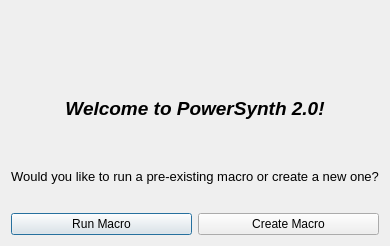
<?xml version="1.0" encoding="UTF-8"?>
<ui version="4.0">
 <class>Dialog</class>
 <widget class="QDialog" name="Dialog">
  <property name="geometry">
   <rect>
    <x>0</x>
    <y>0</y>
    <width>388</width>
    <height>246</height>
   </rect>
  </property>
  <property name="windowTitle">
   <string>PowerSynth</string>
  </property>
  <layout class="QVBoxLayout" name="verticalLayout">
   <item>
    <widget class="QLabel" name="label_2">
     <property name="text">
      <string/>
     </property>
     <property name="pixmap">
      <pixmap resource="image.qrc">:/newPrefix/compressed.png</pixmap>
     </property>
     <property name="alignment">
      <set>Qt::AlignCenter</set>
     </property>
    </widget>
   </item>
   <item>
    <widget class="QLabel" name="label_3">
     <property name="text">
      <string>&lt;html&gt;&lt;head/&gt;&lt;body&gt;&lt;p&gt;&lt;span style=&quot; font-size:14pt; font-weight:600; font-style:italic;&quot;&gt;Welcome to PowerSynth 2.0!&lt;/span&gt;&lt;/p&gt;&lt;/body&gt;&lt;/html&gt;</string>
     </property>
     <property name="alignment">
      <set>Qt::AlignCenter</set>
     </property>
    </widget>
   </item>
   <item>
    <widget class="QLabel" name="label">
     <property name="text">
      <string>&lt;html&gt;&lt;head/&gt;&lt;body&gt;&lt;p&gt;&lt;span style=&quot; font-size:10pt;&quot;&gt;Would you like to run a pre-existing macro or create a new one?&lt;/span&gt;&lt;/p&gt;&lt;/body&gt;&lt;/html&gt;</string>
     </property>
     <property name="alignment">
      <set>Qt::AlignCenter</set>
     </property>
    </widget>
   </item>
   <item>
    <layout class="QHBoxLayout" name="horizontalLayout">
     <item>
      <widget class="QPushButton" name="pushButton">
       <property name="text">
        <string>Run Macro</string>
       </property>
      </widget>
     </item>
     <item>
      <widget class="QPushButton" name="pushButton_2">
       <property name="text">
        <string>Create Macro</string>
       </property>
      </widget>
     </item>
    </layout>
   </item>
  </layout>
 </widget>
 <resources>
  <include location="image.qrc"/>
 </resources>
 <connections/>
</ui>
